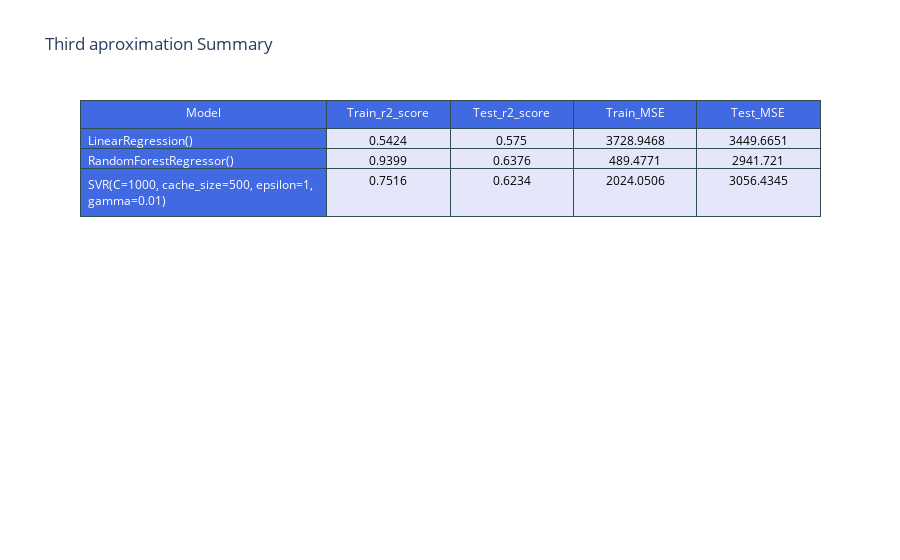

Here is the notebook cell this chart was saved with:
### Code cell
lr_model = LinearRegression()
rf_model = RandomForestRegressor(n_estimators=100, criterion = 'mse')
sv_model = SVR(kernel= 'rbf', C= 1000, gamma= 0.01, epsilon=1, cache_size = 500)
models = [lr_model, rf_model, sv_model]
df_summ3, df_plot3 =train_models(X3,y3,models)
fig_summary3 = create_table(df_summ3, index = "Model", title = "Third aproximation Summary",plot = True)

### Figure 1 — Plotly figure (JSON) as saved in the notebook; plotly's stock layout.template omitted (floating-point values rounded to 4 significant figures)
{"data": [{"cells": {"align": ["left", "center"], "fill": {"color": ["royalblue", "lavender"]}, "font": {"color": ["white", "black"], "size": 12}, "line": {"color": "darkslategray"}, "values": [["LinearRegression()", "RandomForestRegressor()", "SVR(C=1000, cache_size=500, epsilon=1, gamma=0.01)"], [0.5424, 0.9399, 0.7516], [0.575, 0.6376, 0.6234], [3729.0, 489.5, 2024.0], [3450.0, 2942.0, 3056.0]]}, "columnwidth": [200, 100], "header": {"align": "center", "fill": {"color": "royalblue"}, "font": {"color": "white", "size": 12}, "line": {"color": "darkslategray"}, "values": ["Model", "Train_r2_score", "Test_r2_score", "Train_MSE", "Test_MSE"]}, "type": "table"}], "layout": {"title": {"text": "Third aproximation Summary"}}}
